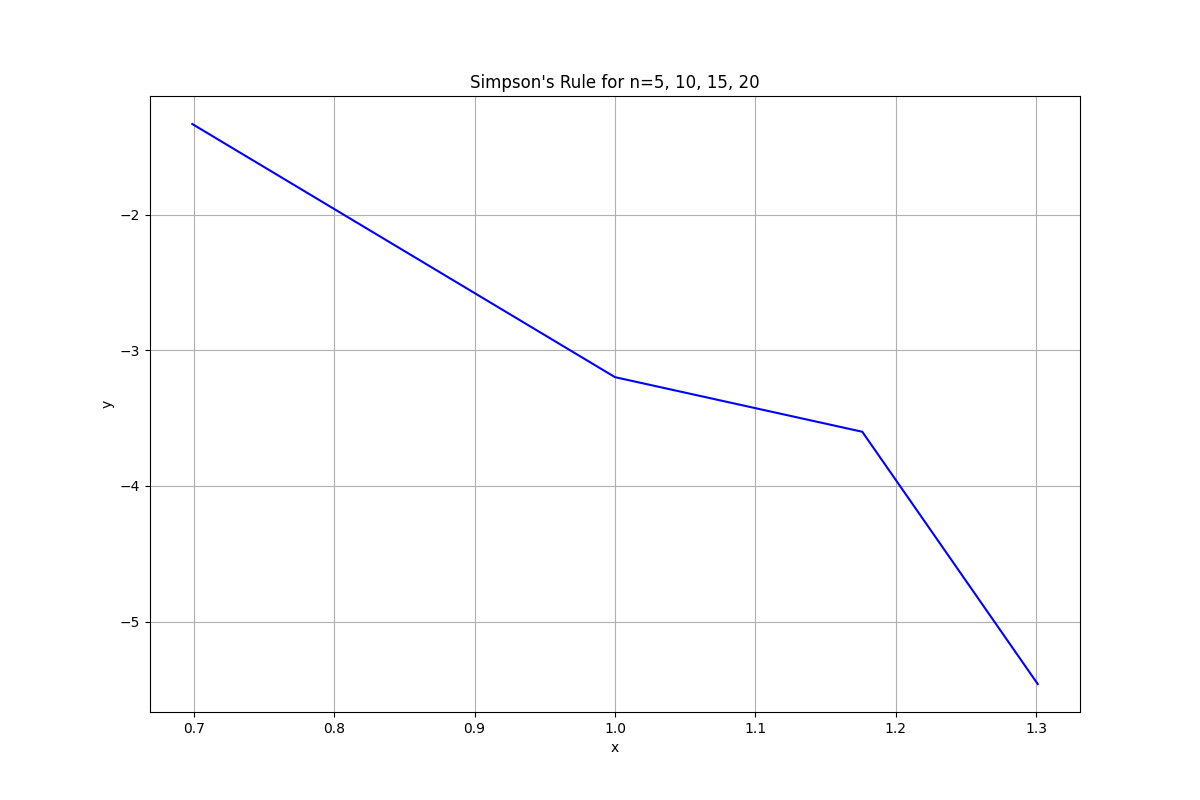

This figure's Python source:
import numpy as np
import matplotlib.pyplot as plt
def I_simp(n):
    a = 0
    b = np.pi
    h = (b - a) / (n - 1)
    x = np.linspace(a, b, n)
    f = 2*x*np.exp(-1*x**2)
    return (h/3) * (f[0] + 2*sum(f[:n-2:2]) + 4*sum(f[1:n-1:2]) + f[n-1])

I_simp_m = np.zeros(4)
n = np.array([5, 10, 15, 20])
for i in range(4):
    I_simp_m[i] = I_simp(n[i])
print(I_simp_m)

x_axis = np.log10(n)
print(x_axis)    

I = -1*np.exp(-9)+np.exp(0)

y1 = np.zeros(4)
for i in range(4):
    y1[i] = np.log10(np.abs(I_simp_m[i] - I))

alpha_3 = (y1[2] - y1[0])/(np.log10(5)-np.log10(15))
print(alpha_3)

fig = plt.figure(figsize = (12,8))
plt.plot(x_axis, y1, 'b', label = "mid_5")
plt.title("Simpson's Rule for n=5, 10, 15, 20")
plt.grid()
plt.xlabel('x')
plt.ylabel('y')
plt.savefig("ex2_simpson")
plt.show()


